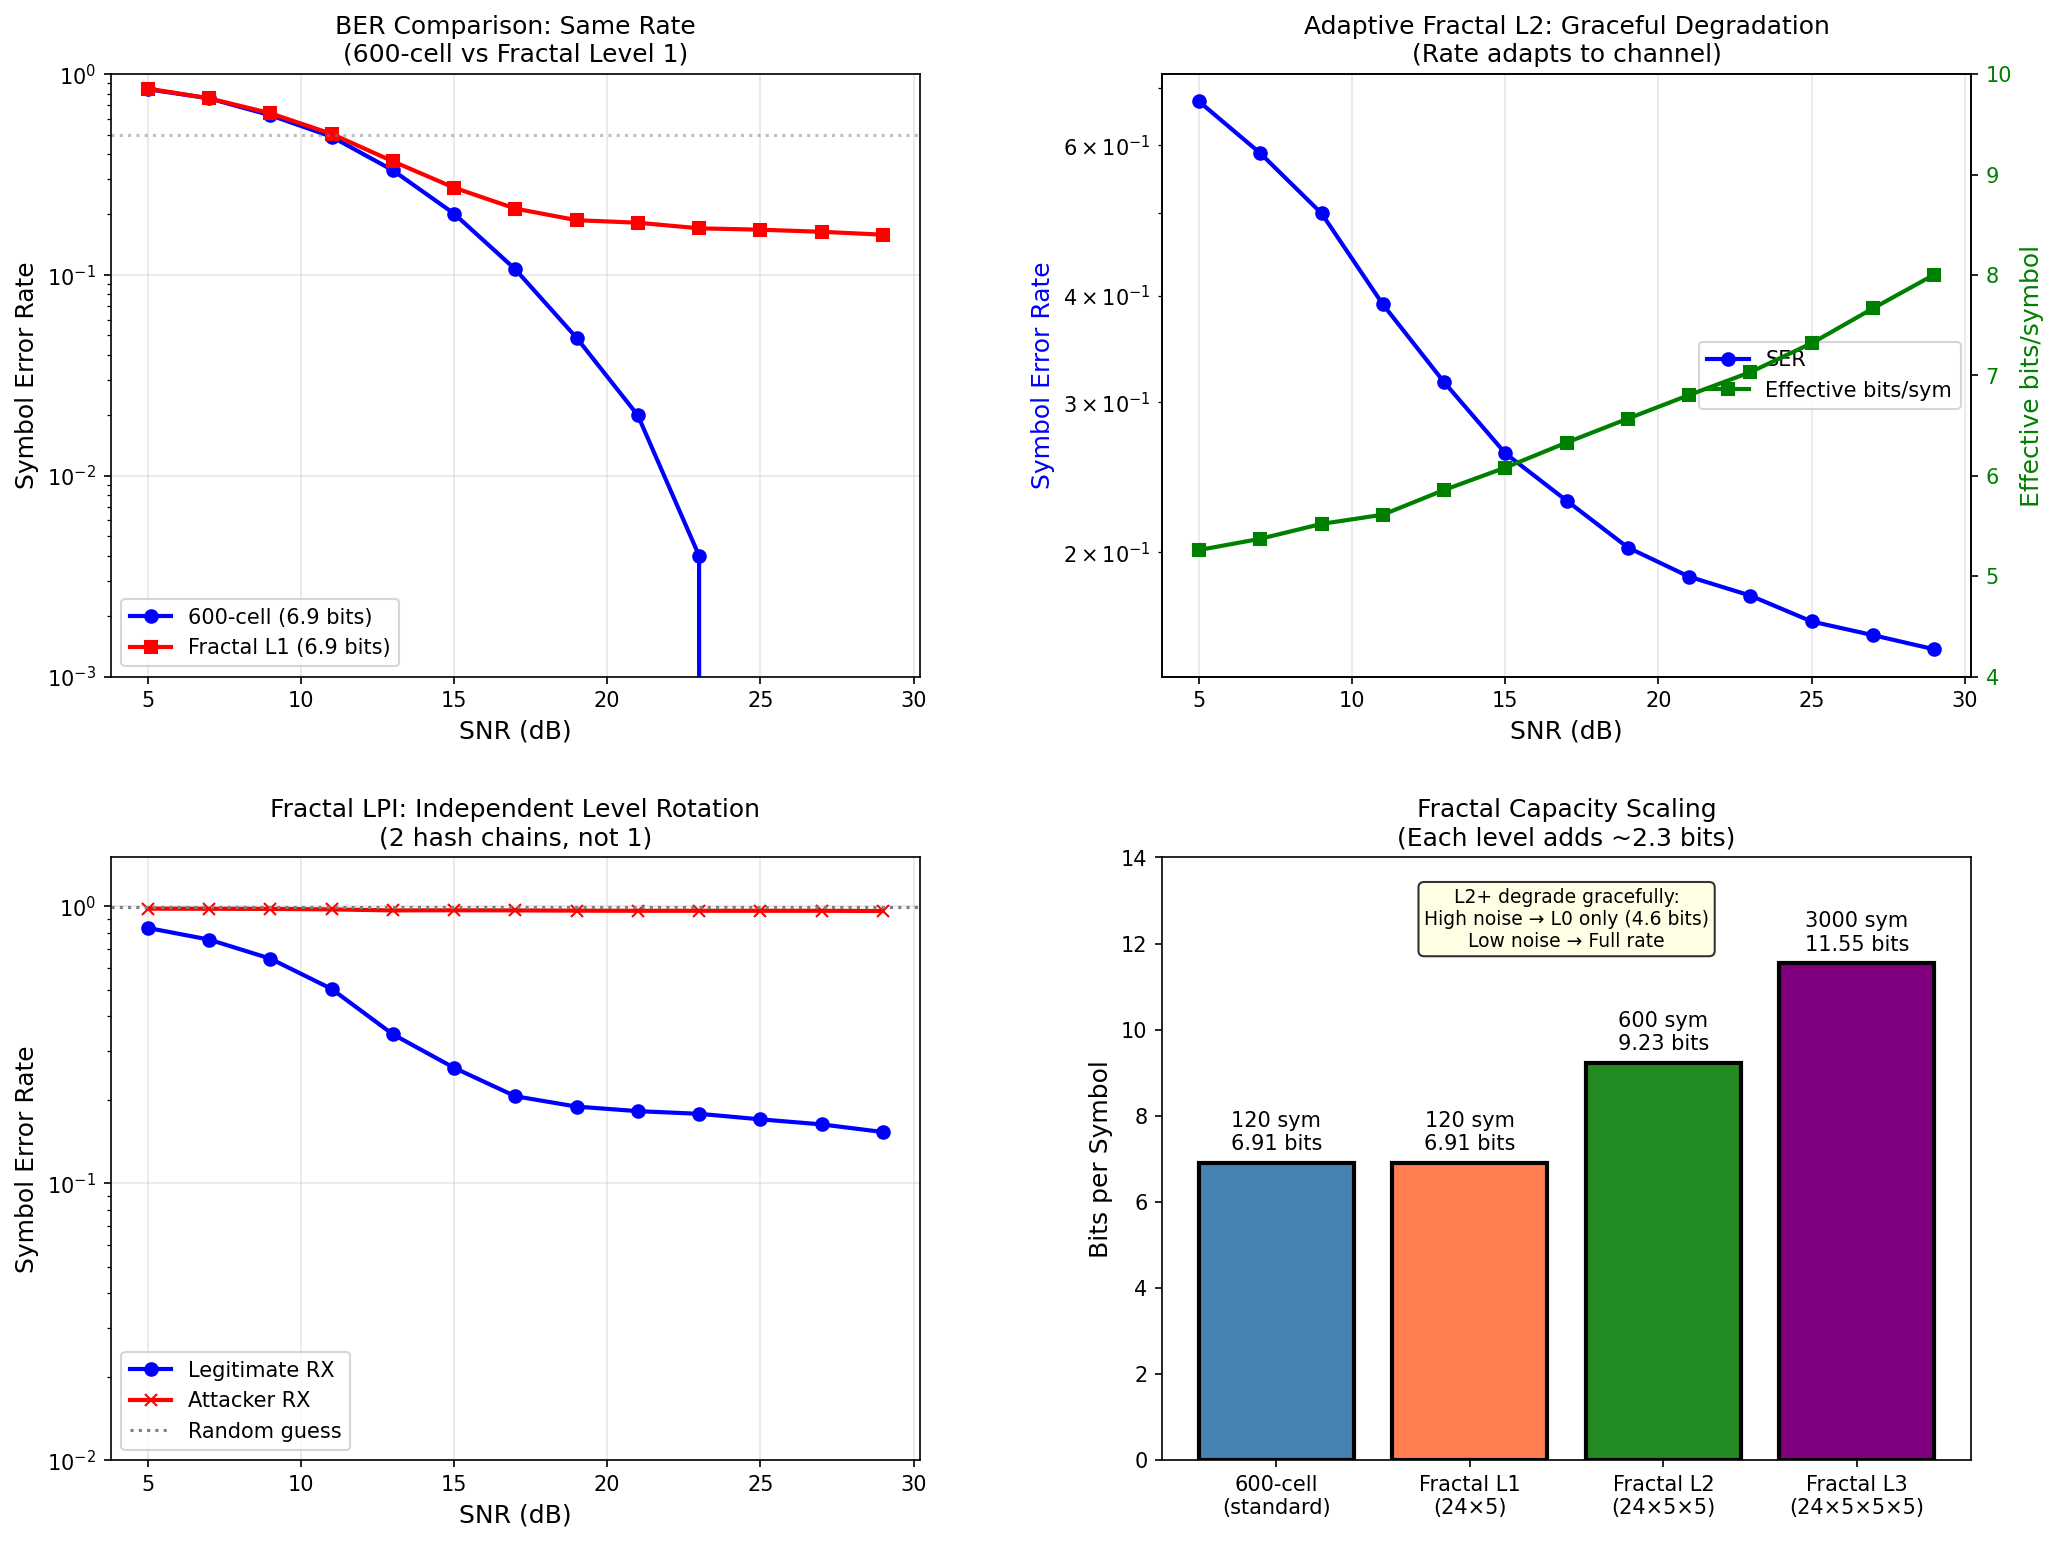

Write Python code to recreate this figure.
#!/usr/bin/env python3
"""
Fractal Constellation Benchmark

Compares:
1. Standard 600-cell (fixed rate)
2. Fractal Level 1 (24×5 = 120 symbols, graceful degradation)
3. Fractal Level 2 (24×5×5 = 600 symbols, higher capacity)

Key metrics:
- BER vs SNR for each configuration
- Effective throughput with graceful degradation
- LPI security comparison

Copyright (c) 2025-2026 Clear Seas Solutions LLC
"""

import numpy as np
import sys

try:
    import matplotlib.pyplot as plt
    import matplotlib.gridspec as gridspec
except ImportError:
    print("matplotlib required: pip install matplotlib")
    sys.exit(1)

from cspm.lattice import PolychoralConstellation
from cspm.fractal_constellation import FractalConstellation, FractalCSPM


def benchmark_fixed_rate(snr_range: np.ndarray, n_symbols: int = 2000):
    """Benchmark 600-cell at fixed rate."""
    bers = []

    for snr_db in snr_range:
        tx = PolychoralConstellation(seed=b"BENCH_TX")
        rx = PolychoralConstellation(seed=b"BENCH_TX")

        snr_linear = 10 ** (snr_db / 10)
        noise_std = 1.0 / np.sqrt(2 * snr_linear)

        errors = 0
        np.random.seed(42)

        for i in range(n_symbols):
            symbol = np.random.randint(0, 120)
            encoded = tx.encode_symbol(symbol)

            noise = np.random.randn(4) * noise_std
            received = encoded + noise
            received = received / np.linalg.norm(received)

            decoded, _ = rx.decode_symbol(received)
            if decoded != symbol:
                errors += 1

            if (i + 1) % 100 == 0:
                tx.rotate_lattice(f"p{i}".encode())
                rx.rotate_lattice(f"p{i}".encode())

        bers.append(errors / n_symbols)

    return np.array(bers)


def benchmark_fractal_fixed(snr_range: np.ndarray, max_level: int = 1,
                           n_symbols: int = 2000):
    """Benchmark fractal constellation at fixed decoding level."""
    bers = []
    fc = FractalConstellation(max_level=max_level, seed=b"BENCH_FRACTAL")
    n_syms = fc.n_symbols

    for snr_db in snr_range:
        fc = FractalConstellation(max_level=max_level, seed=b"BENCH_FRACTAL")

        snr_linear = 10 ** (snr_db / 10)
        noise_std = 1.0 / np.sqrt(2 * snr_linear)

        errors = 0
        np.random.seed(42)

        for i in range(n_symbols):
            symbol = np.random.randint(0, n_syms)
            encoded = fc.encode(symbol)

            noise = np.random.randn(4) * noise_std
            received = encoded + noise
            received = received / np.linalg.norm(received)

            path, dist, confs = fc.decode(received)
            decoded = fc.path_to_symbol(path)

            if decoded != symbol:
                errors += 1

            if (i + 1) % 100 == 0:
                fc.rotate_all(f"p{i}".encode())

        bers.append(errors / n_symbols)

    return np.array(bers)


def benchmark_fractal_adaptive(snr_range: np.ndarray, max_level: int = 2,
                               n_symbols: int = 2000):
    """
    Benchmark fractal with adaptive decoding.

    Returns (bers, effective_bits) where effective_bits varies with SNR.
    """
    bers = []
    effective_bits = []
    fc = FractalConstellation(max_level=max_level, seed=b"BENCH_ADAPTIVE")
    bits_per_level = fc.bits_per_level

    for snr_db in snr_range:
        fc = FractalConstellation(max_level=max_level, seed=b"BENCH_ADAPTIVE")

        snr_linear = 10 ** (snr_db / 10)
        noise_std = 1.0 / np.sqrt(2 * snr_linear)

        level_counts = [0] * (max_level + 1)
        errors = 0
        np.random.seed(42)

        # Adaptive threshold based on SNR
        confidence_threshold = 0.3 / (1 + snr_db / 15)

        for i in range(n_symbols):
            symbol = np.random.randint(0, fc.n_symbols)
            true_path = fc.symbol_to_path(symbol)
            encoded = fc.encode(symbol)

            noise = np.random.randn(4) * noise_std
            received = encoded + noise
            received = received / np.linalg.norm(received)

            # Adaptive decoding
            decoded_path, decoded_level = fc.decode_adaptive(
                received, confidence_threshold)

            level_counts[decoded_level] += 1

            # Check if decoded path matches true path up to decoded level
            if decoded_path != true_path[:len(decoded_path)]:
                errors += 1

            if (i + 1) % 100 == 0:
                fc.rotate_all(f"p{i}".encode())

        bers.append(errors / n_symbols)

        # Compute average bits based on level distribution
        avg_bits = 0
        for lvl, count in enumerate(level_counts):
            avg_bits += sum(bits_per_level[:lvl+1]) * count
        avg_bits /= n_symbols
        effective_bits.append(avg_bits)

    return np.array(bers), np.array(effective_bits)


def benchmark_lpi_fractal(snr_range: np.ndarray, n_symbols: int = 1000):
    """
    Benchmark LPI security with fractal constellation.

    Test: attacker doesn't know which LEVEL rotated.
    """
    legit_bers = []
    attack_bers = []

    for snr_db in snr_range:
        tx = FractalConstellation(max_level=1, seed=b"LPI_TX")
        rx_legit = FractalConstellation(max_level=1, seed=b"LPI_TX")
        rx_attack = FractalConstellation(max_level=1, seed=b"WRONG")

        snr_linear = 10 ** (snr_db / 10)
        noise_std = 1.0 / np.sqrt(2 * snr_linear)

        legit_errors = 0
        attack_errors = 0
        np.random.seed(42)

        for i in range(n_symbols):
            symbol = np.random.randint(0, tx.n_symbols)
            encoded = tx.encode(symbol)

            noise = np.random.randn(4) * noise_std
            received = encoded + noise
            received = received / np.linalg.norm(received)

            path_l, _, _ = rx_legit.decode(received)
            path_a, _, _ = rx_attack.decode(received)

            dec_l = rx_legit.path_to_symbol(path_l)
            dec_a = rx_attack.path_to_symbol(path_a)

            if dec_l != symbol:
                legit_errors += 1
            if dec_a != symbol:
                attack_errors += 1

            if (i + 1) % 50 == 0:
                # Rotate different levels independently!
                tx.rotate_level(0, f"L0_{i}".encode())
                tx.rotate_level(1, f"L1_{i}".encode())
                rx_legit.rotate_level(0, f"L0_{i}".encode())
                rx_legit.rotate_level(1, f"L1_{i}".encode())
                # Attacker rotates wrong (or not at all)
                rx_attack.rotate_all(f"wrong_{i}".encode())

        legit_bers.append(legit_errors / n_symbols)
        attack_bers.append(attack_errors / n_symbols)

    return np.array(legit_bers), np.array(attack_bers)


def create_benchmark_plots():
    """Generate all benchmark plots."""
    print("=" * 70)
    print("FRACTAL CONSTELLATION BENCHMARK")
    print("=" * 70)

    fig = plt.figure(figsize=(16, 12))
    gs = gridspec.GridSpec(2, 2, figure=fig, hspace=0.3, wspace=0.3)

    snr_range = np.arange(5, 30, 2)

    # =========================================================================
    # PLOT 1: BER Comparison - 600-cell vs Fractal
    # =========================================================================
    print("\n[1/4] Comparing 600-cell vs Fractal L1...")

    ber_600 = benchmark_fixed_rate(snr_range, n_symbols=1500)
    ber_frac1 = benchmark_fractal_fixed(snr_range, max_level=1, n_symbols=1500)

    ax1 = fig.add_subplot(gs[0, 0])
    ax1.semilogy(snr_range, ber_600, 'b-o', label='600-cell (6.9 bits)', linewidth=2)
    ax1.semilogy(snr_range, ber_frac1, 'r-s', label='Fractal L1 (6.9 bits)', linewidth=2)
    ax1.axhline(y=0.5, color='gray', linestyle=':', alpha=0.5)

    ax1.set_xlabel('SNR (dB)', fontsize=12)
    ax1.set_ylabel('Symbol Error Rate', fontsize=12)
    ax1.set_title('BER Comparison: Same Rate\n(600-cell vs Fractal Level 1)', fontsize=12)
    ax1.legend()
    ax1.grid(True, alpha=0.3)
    ax1.set_ylim([1e-3, 1.0])

    # =========================================================================
    # PLOT 2: Adaptive Rate - Graceful Degradation
    # =========================================================================
    print("[2/4] Testing graceful degradation...")

    ber_adapt, bits_adapt = benchmark_fractal_adaptive(snr_range, max_level=2,
                                                        n_symbols=1500)

    ax2 = fig.add_subplot(gs[0, 1])
    ax2_bits = ax2.twinx()

    line1, = ax2.semilogy(snr_range, ber_adapt, 'b-o', label='SER', linewidth=2)
    line2, = ax2_bits.plot(snr_range, bits_adapt, 'g-s', label='Effective bits', linewidth=2)

    ax2.set_xlabel('SNR (dB)', fontsize=12)
    ax2.set_ylabel('Symbol Error Rate', fontsize=12, color='blue')
    ax2_bits.set_ylabel('Effective bits/symbol', fontsize=12, color='green')
    ax2.set_title('Adaptive Fractal L2: Graceful Degradation\n(Rate adapts to channel)', fontsize=12)

    ax2.tick_params(axis='y', labelcolor='blue')
    ax2_bits.tick_params(axis='y', labelcolor='green')
    ax2_bits.set_ylim([4, 10])

    # Combined legend
    ax2.legend([line1, line2], ['SER', 'Effective bits/sym'], loc='center right')
    ax2.grid(True, alpha=0.3)

    # =========================================================================
    # PLOT 3: LPI Security with Independent Level Rotation
    # =========================================================================
    print("[3/4] Testing LPI with level-independent rotation...")

    legit_ber, attack_ber = benchmark_lpi_fractal(snr_range, n_symbols=1000)

    ax3 = fig.add_subplot(gs[1, 0])
    ax3.semilogy(snr_range, legit_ber, 'b-o', label='Legitimate RX', linewidth=2)
    ax3.semilogy(snr_range, attack_ber, 'r-x', label='Attacker RX', linewidth=2)
    ax3.axhline(y=119/120, color='gray', linestyle=':', label='Random guess')

    ax3.set_xlabel('SNR (dB)', fontsize=12)
    ax3.set_ylabel('Symbol Error Rate', fontsize=12)
    ax3.set_title('Fractal LPI: Independent Level Rotation\n(2 hash chains, not 1)', fontsize=12)
    ax3.legend()
    ax3.grid(True, alpha=0.3)
    ax3.set_ylim([1e-2, 1.5])

    # =========================================================================
    # PLOT 4: Capacity Comparison
    # =========================================================================
    print("[4/4] Computing capacity comparison...")

    ax4 = fig.add_subplot(gs[1, 1])

    configs = [
        ('600-cell\n(standard)', 120, 6.91, 1),
        ('Fractal L1\n(24×5)', 120, 6.91, 2),
        ('Fractal L2\n(24×5×5)', 600, 9.23, 3),
        ('Fractal L3\n(24×5×5×5)', 3000, 11.55, 4),
    ]

    names = [c[0] for c in configs]
    symbols = [c[1] for c in configs]
    bits = [c[2] for c in configs]
    levels = [c[3] for c in configs]

    colors = ['steelblue', 'coral', 'forestgreen', 'purple']
    bars = ax4.bar(names, bits, color=colors, edgecolor='black', linewidth=2)

    # Add symbol count labels
    for bar, sym, b in zip(bars, symbols, bits):
        ax4.text(bar.get_x() + bar.get_width()/2, bar.get_height() + 0.2,
                f'{sym} sym\n{b:.2f} bits', ha='center', va='bottom', fontsize=10)

    ax4.set_ylabel('Bits per Symbol', fontsize=12)
    ax4.set_title('Fractal Capacity Scaling\n(Each level adds ~2.3 bits)', fontsize=12)
    ax4.set_ylim([0, 14])

    # Add note about graceful degradation
    ax4.text(0.5, 0.95,
            "L2+ degrade gracefully:\nHigh noise → L0 only (4.6 bits)\nLow noise → Full rate",
            transform=ax4.transAxes, fontsize=9, ha='center', va='top',
            bbox=dict(boxstyle='round', facecolor='lightyellow', alpha=0.8))

    plt.tight_layout()
    plt.savefig('fractal_benchmark.png', dpi=150, bbox_inches='tight')
    print(f"\n✓ Saved: fractal_benchmark.png")

    # =========================================================================
    # Print numerical summary
    # =========================================================================
    print("\n" + "=" * 70)
    print("NUMERICAL RESULTS")
    print("=" * 70)

    print("\nBER @ 15dB:")
    idx = np.argmin(np.abs(snr_range - 15))
    print(f"  600-cell:    {ber_600[idx]*100:.1f}%")
    print(f"  Fractal L1:  {ber_frac1[idx]*100:.1f}%")
    print(f"  Fractal L2 (adaptive): {ber_adapt[idx]*100:.1f}% @ {bits_adapt[idx]:.1f} bits/sym")

    print("\nBER @ 20dB:")
    idx = np.argmin(np.abs(snr_range - 20))
    print(f"  600-cell:    {ber_600[idx]*100:.1f}%")
    print(f"  Fractal L1:  {ber_frac1[idx]*100:.1f}%")
    print(f"  Fractal L2 (adaptive): {ber_adapt[idx]*100:.1f}% @ {bits_adapt[idx]:.1f} bits/sym")

    print("\nLPI Security @ 15dB (Fractal):")
    idx = np.argmin(np.abs(snr_range - 15))
    print(f"  Legitimate: {legit_ber[idx]*100:.1f}%")
    print(f"  Attacker:   {attack_ber[idx]*100:.1f}%")

    print("\nCapacity Scaling:")
    for name, sym, b, _ in configs:
        print(f"  {name.replace(chr(10), ' ')}: {sym} symbols = {b:.2f} bits")

    print("\n" + "=" * 70)
    print("KEY INSIGHTS")
    print("=" * 70)
    print("""
1. SAME RATE, ADDED FEATURES:
   Fractal L1 = 600-cell in capacity, but with:
   - Graceful degradation
   - Independent per-level rotation (more LPI dimensions)
   - Hierarchical structure for adaptive systems

2. HIGHER CAPACITY:
   Fractal L2 achieves 600 symbols (9.23 bits) - 5× the 600-cell
   Fractal L3 achieves 3000 symbols (11.55 bits) - 25× the 600-cell

3. GRACEFUL DEGRADATION:
   Under noise, automatically falls back to coarse level
   Still delivers ~4.6 bits when fine levels fail

4. MULTI-LEVEL LPI:
   Each level can rotate independently
   Attacker must track N hash chains, not just 1
   More degrees of freedom for security

5. SATELLITE APPLICATION:
   Varying link margin → adaptive rate
   Same modulation hardware, variable throughput
   No mode switching needed
""")


if __name__ == "__main__":
    np.random.seed(42)
    create_benchmark_plots()
